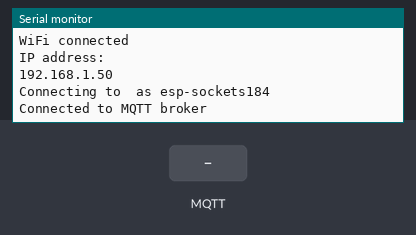
Bench run of a sketch on a simulated ESP8266 (NodeMCU). Parts: the last lines printed to the serial monitor. The test bench sets the inputs (shaded band). WiFi joins after 1.5 s; servers stay silent unless stated; random numbers use the default seed unless the sketch sets one; no MQTT or app messages arrive unless stated.

Above: at 2.7 s.
2.8 s: MQTT message "5" arrives on the first subscribed topic
At 3.7 s:
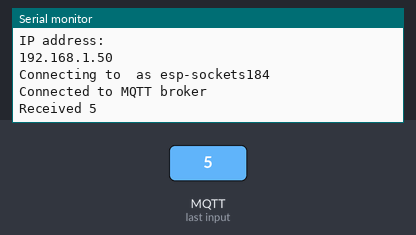
4.3 s: MQTT message "on" arrives on the first subscribed topic
At 4.8 s:
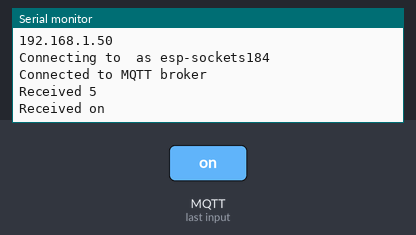
5.8 s: MQTT message "off" arrives on the first subscribed topic
At 7.1 s:
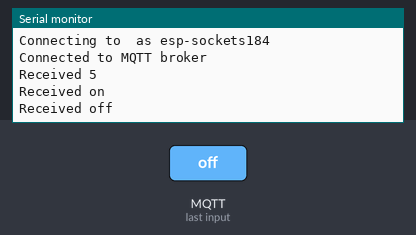

The sketch:

ESP8266-energenie.ino
```cpp
#include <RCSwitch.h>
#include <ESP8266WiFi.h>
#include <PubSubClient.h>

const char* ssid = "";
const char* password = "";
const char* mqttUsername = "";
const char* mqttPassword = "";
const char* server = "";
const char* clientNameFormat = "esp-sockets%d";
char clientName[20];

WiFiClient wifiClient;
PubSubClient client(server, 1883, callback, wifiClient);

RCSwitch energenie = RCSwitch();

void setup() {
  Serial.begin(9600);
  Serial.println();
  Serial.println();
  Serial.print("Connecting to ");
  Serial.println(ssid);

  WiFi.begin(ssid, password);

  while (WiFi.status() != WL_CONNECTED) {
    delay(500);
    Serial.print(".");
  }

  Serial.println("");
  Serial.println("WiFi connected");
  Serial.println("IP address: ");
  Serial.println(WiFi.localIP());

  randomSeed(analogRead(A0));
  sprintf(clientName, clientNameFormat, random(1000));
  Serial.print("Connecting to ");
  Serial.print(server);
  Serial.print(" as ");
  Serial.println(clientName);


  if (!connectMqtt()) {
    Serial.println("Will reset and try again...");
    abort();
  }

  //setup mqtt
  client.setCallback(callback);

  // Transmitter is connected to Arduino Pin #10
  energenie.enableTransmit(2);
}

bool connectMqtt() {
  if (client.connect(clientName, mqttUsername, mqttPassword)) {
    Serial.println("Connected to MQTT broker");
    client.subscribe("switches");
    client.publish("devices/connected", clientName);
    return true;
  } else {
    Serial.println("MQTT connect failed");
    return false;
  }
}

void callback(char* topic, byte* payload, unsigned int length) {
  Serial.print("Received ");

  char code[length+1];
  for (int i=0;i<length;i++) {
    code[i]= (char)payload[i];
  }
  code[length] = '\0';
  Serial.println(code);

  energenie.send(atoi(code), 24);
}

void loop() {
  while (!client.connected()){
    connectMqtt();
    delay(1000);
  }

  client.loop();
}
```

Measured:
- after the input at 2.8 s, the serial monitor: prints a new line at once (image 1)
- after the input at 4.3 s, the serial monitor: prints a new line at once (image 2)
- after the input at 5.8 s, the serial monitor: prints a new line at once (image 3)
